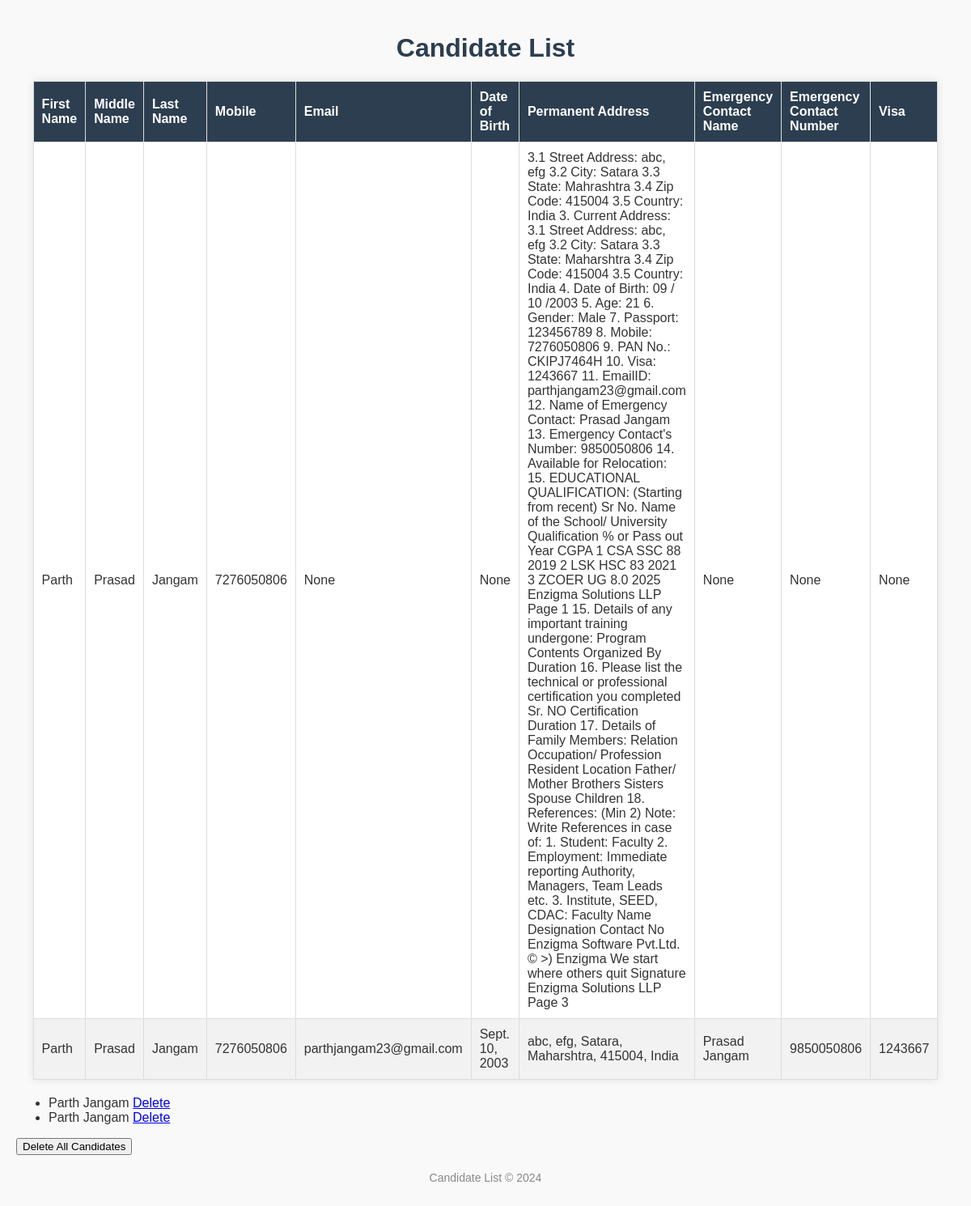
/candidates/, run on the app's committed database.
### onboarding_app/models.py (models this page shows, shortened)
class Candidate(models.Model):
    first_name = models.CharField(max_length=255,blank=True, null=True)
    middle_name = models.CharField(max_length=255, blank=True, null=True)
    last_name = models.CharField(max_length=255,blank=True, null=True)
    permanent_address = models.CharField(max_length=255, blank=True, null=True)
    current_address = models.TextField(blank=True, null=True)
    date_of_birth = models.DateField(null=True, blank=True)
    age = models.IntegerField(null=True, blank=True)
    gender = models.CharField(max_length=50,blank=True, null=True)
    passport = models.CharField(max_length=50, null=True, blank=True)
    mobile = models.CharField(max_length=15,blank=True, null=True)
    pan_no = models.CharField(max_length=50, blank=True, null=True)
    visa = models.CharField(max_length=50, blank=True, null=True)
    email = models.EmailField(unique=True,blank=True, null=True)
    emergency_contact_name = models.CharField(max_length=255,blank=True, null=True)
    emergency_contact_number = models.CharField(max_length=15,blank=True, null=True)
    relocation_availability = models.BooleanField(blank=True, null=True)

### onboarding_app/views.py (the view)
# urls.py: path('candidates/', views.candidate_list, name='candidate_list'),  # New view to list candidates
def candidate_list(request):
    candidates = Candidate.objects.all()
    return render(request, 'candidate_list.html', {
        'candidates': candidates,
        'current_year': datetime.now().year
    })

### onboarding_app/templates/candidate_list.html (shortened to what this page needs)
<!DOCTYPE html>
<html lang="en">
<head>
</head>
<body>
    <h1>Candidate List</h1>
    <table>
        <thead>
            <tr>
                <th>First Name</th>
                <th>Middle Name</th>
                <th>Last Name</th>
                <th>Mobile</th>
                <th>Email</th>
                <th>Date of Birth</th>
                <th>Permanent Address</th>
                <th>Emergency Contact Name</th>
                <th>Emergency Contact Number</th>
                <th>Visa</th>
            </tr>
        </thead>
        <tbody>
            {% for candidate in candidates %}
            <tr>
                <td>{{ candidate.first_name }}</td>
                <td>{{ candidate.middle_name }}</td>
                <td>{{ candidate.last_name }}</td>
                <td>{{ candidate.mobile }}</td>
                <td>{{ candidate.email }}</td>
                <td>{{ candidate.date_of_birth }}</td>
                <td>{{ candidate.permanent_address }}</td>
                <td>{{ candidate.emergency_contact_name }}</td>
                <td>{{ candidate.emergency_contact_number }}</td>
                <td>{{ candidate.visa }}</td>
            </tr>
            {% endfor %}
        </tbody>
    </table>
    <ul>
        {% for candidate in candidates %}
            <li>
                {{ candidate.first_name }} {{ candidate.last_name }}
                <a href="{% url 'delete_candidate' candidate.id %}">Delete</a>
            </li>
        {% endfor %}
    </ul>
    <form action="{% url 'delete_all_candidates' %}" method="post">
        <button type="submit">Delete All Candidates</button>
    </form>
    <div class="footer">
        <p>Candidate List © {{ current_year }}</p>
    </div>
</body>
</html>

### onboarding_app/templates/candidate_list.html (style rules this page uses)
body { font-family: Arial, sans-serif; margin: 0; padding: 20px; background-color: #f9f9f9; color: #333; }
h1 { text-align: center; color: #2c3e50; }
table { width: 90%; margin: 20px auto; border-collapse: collapse; box-shadow: 0 0 10px rgba(0, 0, 0, 0.1); background: white; }
th, td { border: 1px solid #ddd; padding: 10px; text-align: left; }
th { background-color: #2c3e50; color: white; }
tr:nth-child(even) { background-color: #f2f2f2; }
.footer { text-align: center; margin-top: 20px; font-size: 14px; color: #888; }

### data on the page
Candidate: first_name "Parth", middle_name "Prasad", last_name "Jangam", mobile "7276050806", email "None", date_of_birth "None", permanent_address "3.1 Street Address: abc, efg 3.2 City: Satara 3.3 State: Mahrashtra 3.4 Zip Code: 415004 3.5 Country: India 3. Current Address: 3.1 Street Address: abc, efg 3.2 City: Satara 3.3 State: Maharshtra 3.4 Zip Code: 415004 3.5 Country: India 4. Date of Birth: 09 / 10 /2003 5. Age: 21 6. Gender: Male 7. Passport: 123456789 8. Mobile: 7276050806 9. PAN No.: CKIPJ7464H 10. Visa: 1243667 11. EmailID: parthjangam23@gmail.com 12. Name of Emergency Contact: Prasad Jangam 13. Emergency Contact's Number: 9850050806 14. Available for Relocation: 15. EDUCATIONAL QUALIFICATION: (Starting from recent) Sr No. Name of the School/ University Qualification % or Pass out Year CGPA 1 CSA SSC 88 2019 2 LSK HSC 83…", emergency_contact_name "None", emergency_contact_number "None", visa "None"
Candidate: first_name "Parth", middle_name "Prasad", last_name "Jangam", mobile "7276050806", email "parthjangam23@gmail.com", date_of_birth "Sept. 10, 2003", permanent_address "abc, efg, Satara, Maharshtra, 415004, India", emergency_contact_name "Prasad Jangam", emergency_contact_number "9850050806", visa "1243667"
